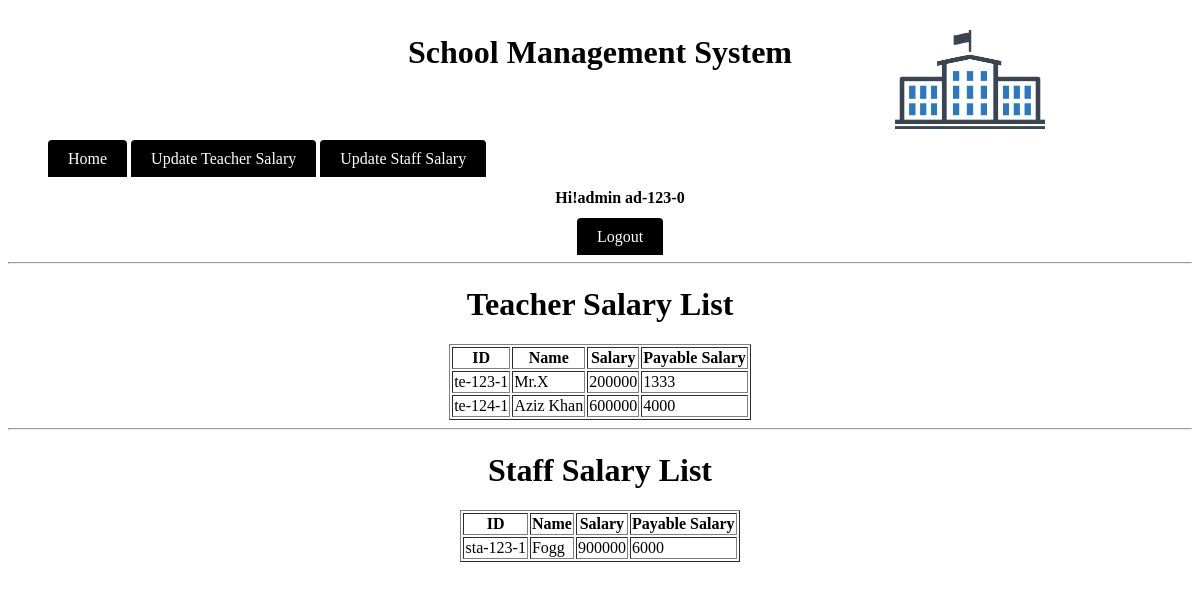
The app's page /module/admin/salary.php (signed in) with its own data.
### tables this page shows
CREATE TABLE IF NOT EXISTS `teachers` (
  `id` varchar(20) NOT NULL,
  `name` varchar(20) NOT NULL,
  `password` varchar(20) NOT NULL,
  `phone` varchar(13) NOT NULL,
  `email` varchar(20) NOT NULL,
  `address` varchar(30) NOT NULL,
  `sex` varchar(7) NOT NULL,
  `dob` date NOT NULL,
  `hiredate` date NOT NULL,
  `salary` double NOT NULL,
  UNIQUE KEY `id` (`id`)
);

CREATE TABLE IF NOT EXISTS `staff` (
  `id` varchar(20) NOT NULL,
  `name` varchar(20) NOT NULL,
  `password` varchar(20) NOT NULL,
  `phone` varchar(20) NOT NULL,
  `email` varchar(20) NOT NULL,
  `sex` varchar(7) NOT NULL,
  `dob` date NOT NULL,
  `hiredate` date NOT NULL,
  `address` varchar(30) NOT NULL,
  `salary` double NOT NULL,
  UNIQUE KEY `id` (`id`)
);

### module/admin/main.php (called while the page is built, shortened)
<?php
$check=$_SESSION['login_id'];
$session=mysql_query("SELECT name  FROM admin WHERE id='$check' ");
$row=mysql_fetch_array($session);
$login_session = $loged_user_name = $row['name'];
?>

### module/admin/salary.php (the view, shortened to what this page needs)
<?php
include_once('main.php');
$stringTeacher = "<tr>
    <th>ID</th>
    <th>Name</th>
    <th>Salary</th>
    <th>Payable Salary</th>
    </tr>";
$sql = "SELECT t.id,t.name,t.salary,ROUND(t.salary*count(a.date)/300) AS currentmonthlysalary FROM teachers t,attendance a WHERE t.id=a.attendedid AND MONTH(a.date)=(SELECT month(curdate()) FROM dual) GROUP BY a.attendedid";
$res = mysql_query($sql);
while($row = mysql_fetch_array($res)){
    $stringTeacher .= "<tr><td>".$row['id'].
    "</td><td>".$row['name']."</td><td>".$row['salary'].
    "</td><td>".$row['currentmonthlysalary']."</td></tr>";
}
$stringStaff = "<tr>
    <th>ID</th>
    <th>Name</th>
    <th>Salary</th>
    <th>Payable Salary</th>
    </tr>";
$sql = "SELECT s.id,s.name,s.salary,ROUND(s.salary*count(a.date)/300) AS currentmonthlysalary FROM staff s,attendance a WHERE s.id=a.attendedid AND MONTH(a.date)=(SELECT month(curdate()) FROM dual) GROUP BY a.attendedid";
$res = mysql_query($sql);
while($row = mysql_fetch_array($res)){
    $stringStaff .= "<tr><td>".$row['id'].
    "</td><td>".$row['name']."</td><td>".$row['salary'].
    "</td><td>".$row['currentmonthlysalary']."</td></tr>";
}
?>
<html>
    <head>
		    <link rel="stylesheet" type="text/css" href="../../source/CSS/style.css">
		</head>
    <body>
			  <div class="header"><h1>School Management System</h1></div>
			  <div class="divtopcorner">
				    <img src="../../source/logo.jpg" height="150" width="150" alt="School Management System"/>
				</div>
			<br/><br/>
				<ul>
				    <li class="manulist">
						    <a class ="menulista" href="index.php">Home</a>
								<a class ="menulista" href="updateTeacherSalary.php">Update Teacher Salary</a>
                <a class ="menulista" href="updateStaffSalary.php">Update Staff Salary</a>
								<div align="center">
								<h4>Hi!admin <?php echo $check." ";?></h4>
								    <a class ="menulista" href="logout.php" onmouseover="changemouseover(this);" onmouseout="changemouseout(this,'<?php echo ucfirst($loged_user_name);?>');"><?php echo "Logout";?></a>
						    </div>
						</li>
				</ul>
			  <hr/>
        <center>
            <h1>Teacher Salary List</h1>
            <table border="1">
                <?php echo $stringTeacher;?>
            </table>
        </center><hr/>
        <center>
            <h1>Staff Salary List</h1>
            <table border="1">
                <?php echo $stringStaff;?>
            </table>
        </center>
		</body>
</html>

### source/CSS/style.css (style rules this page uses)
.divtopcorner { position:absolute; top:0px; right: 150px; color:black; text-align:center; padding:5px; }
.header { color:black; text-align:center; padding:5px; }
.manulist { display:inline; left:100px; }
.menulista { background-color: black; color: white; padding: 10px 20px; text-decoration: none; border-radius: 4px 4px 0 0; }

### records on screen
teachers: id "te-123-1", name "Mr.X", salary "200000", currentmonthlysalary "1333"
teachers: id "te-124-1", name "Aziz Khan", salary "600000", currentmonthlysalary "4000"
staff: id "sta-123-1", name "Fogg", salary "900000", currentmonthlysalary "6000"

### other values on screen
$check "ad-123-0"
